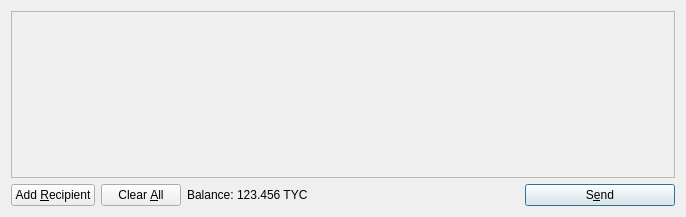
<?xml version="1.0" encoding="UTF-8"?>
<ui version="4.0">
 <class>SendCoinsDialog</class>
 <widget class="QDialog" name="SendCoinsDialog">
  <property name="geometry">
   <rect>
    <x>0</x>
    <y>0</y>
    <width>686</width>
    <height>217</height>
   </rect>
  </property>
  <property name="windowTitle">
   <string>Send Coins</string>
  </property>
  <layout class="QVBoxLayout" name="verticalLayout">
   <item>
    <widget class="QScrollArea" name="scrollArea">
     <property name="widgetResizable">
      <bool>true</bool>
     </property>
     <widget class="QWidget" name="scrollAreaWidgetContents">
      <property name="geometry">
       <rect>
        <x>0</x>
        <y>0</y>
        <width>666</width>
        <height>165</height>
       </rect>
      </property>
      <layout class="QVBoxLayout" name="verticalLayout_2">
       <property name="margin">
        <number>0</number>
       </property>
       <item>
        <layout class="QVBoxLayout" name="entries">
         <property name="spacing">
          <number>6</number>
         </property>
        </layout>
       </item>
       <item>
        <spacer name="verticalSpacer">
         <property name="orientation">
          <enum>Qt::Vertical</enum>
         </property>
         <property name="sizeHint" stdset="0">
          <size>
           <width>20</width>
           <height>40</height>
          </size>
         </property>
        </spacer>
       </item>
      </layout>
     </widget>
    </widget>
   </item>
   <item>
    <layout class="QHBoxLayout" name="horizontalLayout">
     <item>
      <widget class="QPushButton" name="addButton">
       <property name="toolTip">
        <string>Send to multiple recipients at once</string>
       </property>
       <property name="text">
        <string>Add &amp;Recipient</string>
       </property>
       <property name="icon">
        <iconset resource="../trustycoin.qrc">
         <normaloff>:/icons/add</normaloff>:/icons/add</iconset>
       </property>
       <property name="autoDefault">
        <bool>false</bool>
       </property>
      </widget>
     </item>
     <item>
      <widget class="QPushButton" name="clearButton">
       <property name="sizePolicy">
        <sizepolicy hsizetype="Minimum" vsizetype="Fixed">
         <horstretch>0</horstretch>
         <verstretch>0</verstretch>
        </sizepolicy>
       </property>
       <property name="toolTip">
        <string>Remove all transaction fields</string>
       </property>
       <property name="text">
        <string>Clear &amp;All</string>
       </property>
       <property name="icon">
        <iconset resource="../trustycoin.qrc">
         <normaloff>:/icons/remove</normaloff>:/icons/remove</iconset>
       </property>
       <property name="autoRepeatDelay">
        <number>300</number>
       </property>
       <property name="autoDefault">
        <bool>false</bool>
       </property>
      </widget>
     </item>
     <item>
      <layout class="QHBoxLayout" name="horizontalLayout_2">
       <property name="spacing">
        <number>3</number>
       </property>
       <item>
        <widget class="QLabel" name="label">
         <property name="text">
          <string>Balance:</string>
         </property>
        </widget>
       </item>
       <item>
        <widget class="QLabel" name="labelBalance">
         <property name="cursor">
          <cursorShape>IBeamCursor</cursorShape>
         </property>
         <property name="text">
          <string>123.456 TYC</string>
         </property>
         <property name="textInteractionFlags">
          <set>Qt::LinksAccessibleByMouse|Qt::TextSelectableByKeyboard|Qt::TextSelectableByMouse</set>
         </property>
        </widget>
       </item>
      </layout>
     </item>
     <item>
      <spacer name="horizontalSpacer">
       <property name="orientation">
        <enum>Qt::Horizontal</enum>
       </property>
       <property name="sizeHint" stdset="0">
        <size>
         <width>40</width>
         <height>20</height>
        </size>
       </property>
      </spacer>
     </item>
     <item>
      <widget class="QPushButton" name="sendButton">
       <property name="minimumSize">
        <size>
         <width>150</width>
         <height>0</height>
        </size>
       </property>
       <property name="toolTip">
        <string>Confirm the send action</string>
       </property>
       <property name="text">
        <string>S&amp;end</string>
       </property>
       <property name="icon">
        <iconset resource="../trustycoin.qrc">
         <normaloff>:/icons/send</normaloff>:/icons/send</iconset>
       </property>
       <property name="default">
        <bool>true</bool>
       </property>
      </widget>
     </item>
    </layout>
   </item>
  </layout>
 </widget>
 <resources>
  <include location="../trustycoin.qrc"/>
 </resources>
 <connections/>
</ui>
